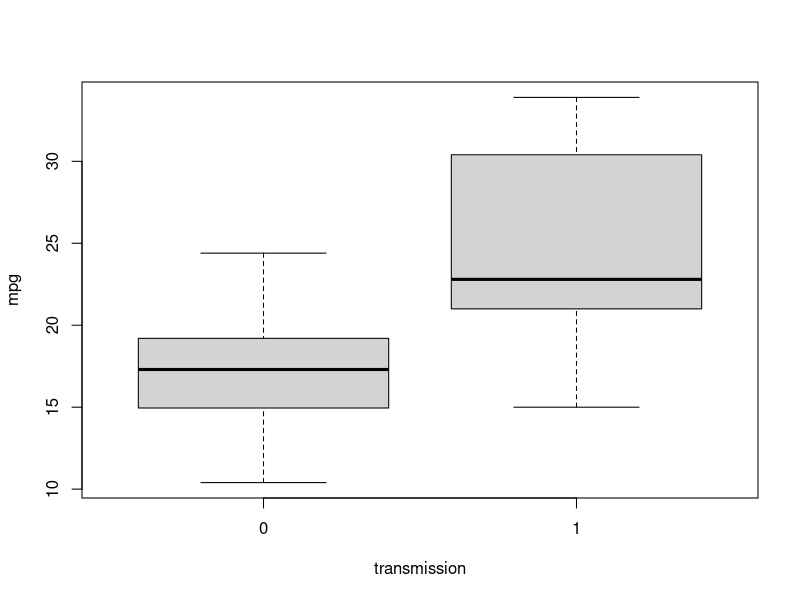
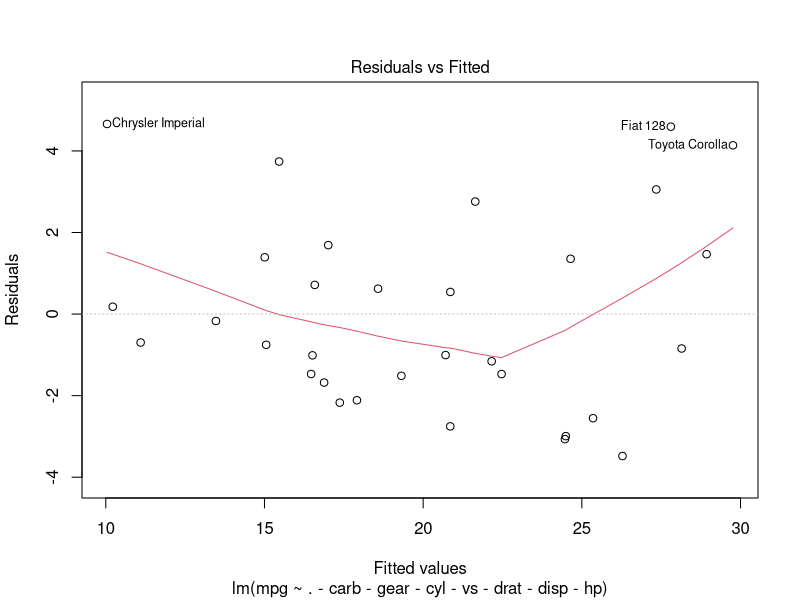

The R source for these figures, in order:
## ---- chunk 1
data(mtcars)
## ---- chunk 2
dim(mtcars)
## ---- chunk 3
mtcars$am <- as.factor(mtcars$am)
## ---- chunk 4
fit <- lm(mpg ~ ., data = mtcars)
summary(fit)$r.squared
## ---- chunk 5
fit <- lm(mpg ~ .-carb-gear-cyl-vs-drat-disp-hp, data = mtcars)
summary(fit)$r.squared
## ---- chunk 6
confint(fit, 'am1', level=0.95)
## ---- chunk 7
boxplot(mpg ~ am, data = mtcars, xlab = "transmission")
## ---- chunk 8
fit <- lm(mpg ~ ., data = mtcars)
summary(fit)
## ---- chunk 9
fit <- lm(mpg ~ .-carb-gear-cyl-vs-drat-disp-hp, data = mtcars)
summary(fit)
## ---- chunk 10
plot(fit, which=1)
